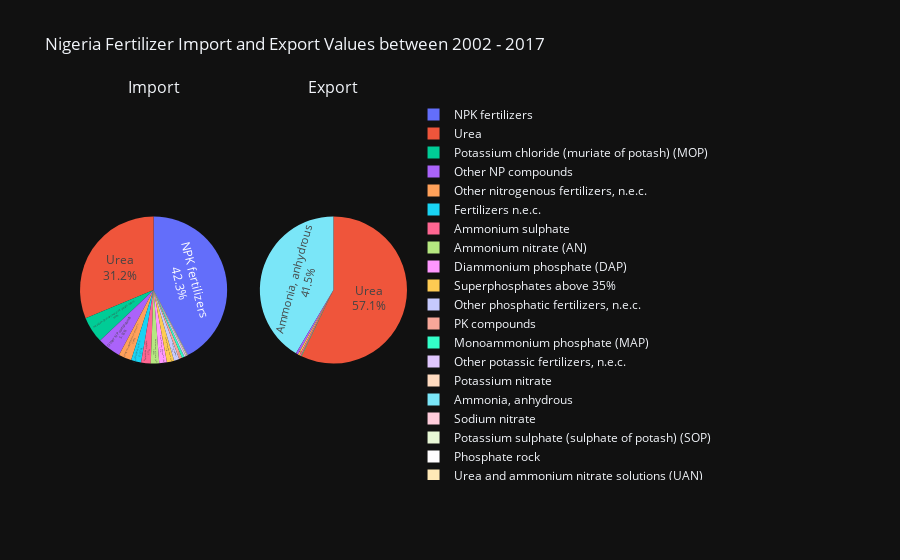

Notebook code cell kept with this figure:
### Markdown cell above
#### Subplot of Nigeria Fertilizer Import and Export Values between 2002 - 2017

### Code cell
import plotly.graph_objects as go
from plotly.subplots import make_subplots


plot_pie_chart("Nigeria Fertilizer Import and Export Values between 2002 - 2017","Import Value", "Export Value")

### Figure 1 — Plotly figure (JSON) as saved in the notebook; plotly's stock layout.template omitted (floating-point values rounded to 4 significant figures)
{"data": [{"domain": {"x": [0, 0.45], "y": [0, 1]}, "labels": ["NPK fertilizers", "Urea", "Potassium chloride (muriate of potash) (MOP)", "Other NP compounds", "Other nitrogenous fertilizers, n.e.c.", "Fertilizers n.e.c.", "Ammonium sulphate", "Ammonium nitrate (AN)", "Diammonium phosphate (DAP)", "Superphosphates above 35%", "Other phosphatic fertilizers, n.e.c.", "PK compounds", "Monoammonium phosphate (MAP)", "Other potassic fertilizers, n.e.c.", "Potassium nitrate", "Ammonia, anhydrous", "Sodium nitrate", "Potassium sulphate (sulphate of potash) (SOP)", "Phosphate rock", "Urea and ammonium nitrate solutions (UAN)", "Calcium ammonium nitrate (CAN) and other mixtures with calcium carbonate"], "name": "Import Value", "textinfo": "percent+label", "textposition": "inside", "type": "pie", "values": [1507000.0, 1114000.0, 207700.0, 183800.0, 101400.0, 78670.0, 75200.0, 65850.0, 59620.0, 57130.0, 40970.0, 23580.0, 19450.0, 13920.0, 8338.0, 2345.0, 1781.0, 1406.0, 1199.0, 766.7, 48.71]}, {"domain": {"x": [0.55, 1], "y": [0, 1]}, "labels": ["Urea", "Ammonia, anhydrous", "Other NP compounds", "Superphosphates above 35%", "Ammonium sulphate", "Other nitrogenous fertilizers, n.e.c.", "Monoammonium phosphate (MAP)", "Ammonium nitrate (AN)", "Phosphate rock", "Potassium chloride (muriate of potash) (MOP)", "Fertilizers n.e.c."], "name": "Export Value", "textinfo": "percent+label", "textposition": "inside", "type": "pie", "values": [326300.0, 237100.0, 2910.0, 1990.0, 1745.0, 438.7, 406.0, 248.6, 115.5, 47.99, 0.13]}], "layout": {"annotations": [{"font": {"size": 16}, "showarrow": false, "text": "Import", "x": 0.225, "xanchor": "center", "xref": "paper", "y": 1, "yanchor": "bottom", "yref": "paper"}, {"font": {"size": 16}, "showarrow": false, "text": "Export", "x": 0.775, "xanchor": "center", "xref": "paper", "y": 1, "yanchor": "bottom", "yref": "paper"}], "title": {"text": "Nigeria Fertilizer Import and Export Values between 2002 - 2017"}}}
